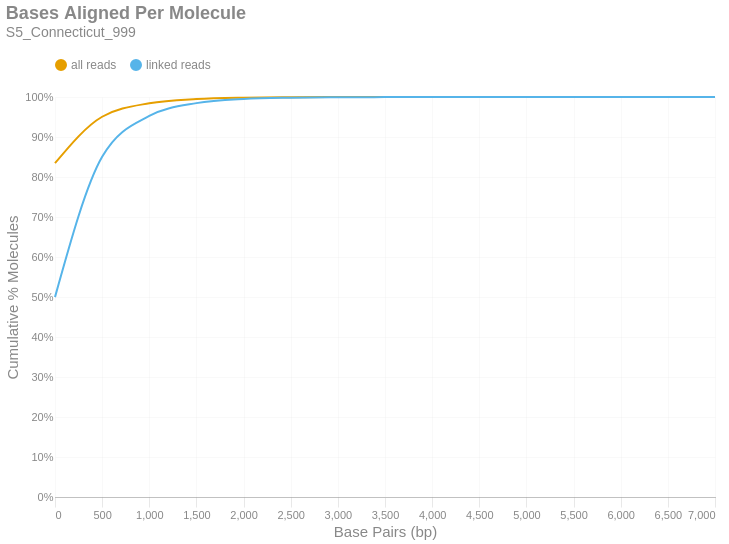

Write notebook code for a chart like this one.
### Markdown cell above
### Bases Aligned Per Molecule
This is a cumulative frequency distribution showing the number of base pairs aligned per unique molecule. These data are shown in 500 bp bins. There are two distributions: one with `all reads` (yellow) and another with only `linked reads` (blue). The percent of molecules in the `linked reads` distribution is relative to the total number of linked molecules.

### Code cell
if SKIPLR:
    print_html(f"Skipped")
else:
    binned_df = consolidated_hist(valids['aligned_bp'], mask, 500, True)
    with SafeRender(binned_df):
        (
            density_plot(binned_df, 'Bases Aligned Per Molecule', samplename, 'basesper')
            .encode(
                x=alt.X('bin:Q', title="Base Pairs (bp)").axis(tickMinStep=500).scale(padding=0),
                y=alt.Y('value:Q', title='Cumulative % Molecules')
                    .axis(format='%')
                    .scale(domain = [0,1])
                    .stack(False),
                color=alt.Color("key:N").scale(domain = ["all reads", "linked reads"]),
                tooltip = [
                    alt.Tooltip("key:N", title = "Data Type"),
                    alt.Tooltip("range_label:N", title="Bases Aligned Per Molecule"),
                    alt.Tooltip("value:Q", format = ".2%", title="% Molecules (Cum.)")
                ]
            )
        ).display()

### Figure 1 — Vega-Lite specification as saved in the notebook (floating-point values rounded to 4 significant figures)
{"width": "container", "height": 400, "config": {"title": {"anchor": "start", "dy": -15, "fontSize": 18, "color": "#888888", "subtitleColor": "#888888", "subtitleFontSize": 14}, "arc": {"fill": "#0072B2"}, "axis": {"domainColor": "#888888", "domainWidth": 0.5, "gridWidth": 0.2, "grid": false, "titleFontWeight": 400, "titleFontSize": 15, "labelFontSize": 11, "labelColor": "#888888", "tickColor": "#888888", "tickWidth": 0.2, "titleColor": "#888888"}, "axisBand": {"grid": false}, "axisX": {"grid": true, "tickSize": 10, "domainCap": "round"}, "axisY": {"domain": false, "grid": true, "tickSize": 0, "domainCap": "round"}, "background": "transparent", "header": {"labelFontSize": 15, "labelColor": "#888888", "titleFontSize": 15, "titleFontWeight": 600, "titleColor": "#888888"}, "legend": {"labelFont": "sans-serif", "labelFontSize": 12, "labelColor": "#888888", "symbolSize": 100, "symbolType": "circle", "titleFontSize": 12, "titlePadding": 10, "titleColor": "#888888", "title": null, "orient": "top"}, "range": {"category": ["#E69F00", "#56B4E9", "#009E73", "#F0E442", "#0072B2", "#D55E00", "#CC79A7", "#000000"], "diverging": ["#cfe8f3", "#a2d4ec", "#73bfe2", "#46abdb", "#1696d2", "#12719e"]}, "area": {"fill": "#0072B2", "fillOpacity": 0.7, "line": true, "strokeOpacity": 0.7}, "line": {"color": "#0072B2", "stroke": "#0072B2", "strokeWidth": 2}, "trail": {"color": "#0072B2", "stroke": "#0072B2", "strokeWidth": 0, "size": 1}, "point": {"filled": true, "fillOpacity": 1.0, "size": 95}, "text": {"color": "#888888", "fontSize": 11, "align": "right", "fontWeight": 400, "size": 11}, "bar": {"fill": "#0072B2", "stroke": null}, "view": {"stroke": null, "continuousWidth": 660, "continuousHeight": 400}}, "data": {"name": "data-a239ffb9efc311f1197fd10303714a90"}, "mark": {"type": "line", "interpolate": "monotone", "point": {"opacity": 0, "size": 275}}, "encoding": {"color": {"field": "key", "scale": {"domain": ["all reads", "linked reads"]}, "type": "nominal"}, "tooltip": [{"field": "key", "title": "Data Type", "type": "nominal"}, {"field": "range_label", "title": "Bases Aligned Per Molecule", "type": "nominal"}, {"field": "value", "format": ".2%", "title": "% Molecules (Cum.)", "type": "quantitative"}], "x": {"axis": {"tickMinStep": 500}, "field": "bin", "scale": {"padding": 0}, "title": "Base Pairs (bp)", "type": "quantitative"}, "y": {"axis": {"format": "%"}, "field": "value", "scale": {"domain": [0, 1]}, "stack": false, "title": "Cumulative % Molecules", "type": "quantitative"}}, "params": [{"name": "param_c36ac31b6afebe62", "select": {"type": "point", "fields": ["key"]}, "bind": "legend"}], "title": {"text": "Bases Aligned Per Molecule", "subtitle": "S5_Connecticut_999"}, "transform": [{"fold": ["all reads (cumsum)", "linked reads (cumsum)"]}, {"calculate": "replace(datum.key, ' (cumsum)', '')", "as": "key"}, {"filter": {"param": "param_c36ac31b6afebe62"}}], "usermeta": {"embedOptions": {"downloadFileName": "S5_Connecticut_999.basesper"}}, "$schema": "https://vega.github.io/schema/vega-lite/v6.1.0.json", "datasets": {"data-a239ffb9efc311f1197fd10303714a90": [{"bin": "0.0", "interval": "0.0-500.0", "all reads": 0.8344, "linked reads": 0.4997, "all reads (cumsum)": 0.8344, "linked reads (cumsum)": 0.4997, "range_label": "0-499"}, {"bin": "500.0", "interval": "500.0-1000.0", "all reads": 0.1162, "linked reads": 0.3507, "all reads (cumsum)": 0.9506, "linked reads (cumsum)": 0.8504, "range_label": "500-999"}, {"bin": "1000.0", "interval": "1000.0-1500.0", "all reads": 0.03371, "linked reads": 0.1021, "all reads (cumsum)": 0.9843, "linked reads (cumsum)": 0.9525, "range_label": "1000-1499"}, {"bin": "1500.0", "interval": "1500.0-2000.0", "all reads": 0.01061, "linked reads": 0.03215, "all reads (cumsum)": 0.9949, "linked reads (cumsum)": 0.9847, "range_label": "1500-1999"}, {"bin": "2000.0", "interval": "2000.0-2500.0", "all reads": 0.003422, "linked reads": 0.01037, "all reads (cumsum)": 0.9984, "linked reads (cumsum)": 0.995, "range_label": "2000-2499"}, {"bin": "2500.0", "interval": "2500.0-3000.0", "all reads": 0.001042, "linked reads": 0.003156, "all reads (cumsum)": 0.9994, "linked reads (cumsum)": 0.9982, "range_label": "2500-2999"}, {"bin": "3000.0", "interval": "3000.0-3500.0", "all reads": 0.0003704, "linked reads": 0.001122, "all reads (cumsum)": 0.9998, "linked reads (cumsum)": 0.9993, "range_label": "3000-3499"}, {"bin": "3500.0", "interval": "3500.0-4000.0", "all reads": 0.0001352, "linked reads": 0.0004096, "all reads (cumsum)": 0.9999, "linked reads (cumsum)": 0.9997, "range_label": "3500-3999"}, {"bin": "4000.0", "interval": "4000.0-4500.0", "all reads": 5.567e-05, "linked reads": 0.0001687, "all reads (cumsum)": 1.0, "linked reads (cumsum)": 0.9999, "range_label": "4000-4499"}, {"bin": "4500.0", "interval": "4500.0-5000.0", "all reads": 1.91e-05, "linked reads": 5.787e-05, "all reads (cumsum)": 1.0, "linked reads (cumsum)": 1.0, "range_label": "4500-4999"}, {"bin": "5000.0", "interval": "5000.0-5500.0", "all reads": 8.489e-06, "linked reads": 2.572e-05, "all reads (cumsum)": 1.0, "linked reads (cumsum)": 1.0, "range_label": "5000-5499"}, {"bin": "5500.0", "interval": "5500.0-6000.0", "all reads": 2.612e-06, "linked reads": 7.914e-06, "all reads (cumsum)": 1.0, "linked reads (cumsum)": 1.0, "range_label": "5500-5999"}, {"bin": "6000.0", "interval": "6000.0-6500.0", "all reads": 1.959e-06, "linked reads": 5.936e-06, "all reads (cumsum)": 1.0, "linked reads (cumsum)": 1.0, "range_label": "6000-6499"}, {"bin": "6500.0", "interval": "6500.0-7000.0", "all reads": 8.163e-07, "linked reads": 2.473e-06, "all reads (cumsum)": 1.0, "linked reads (cumsum)": 1.0, "range_label": "6500-6999"}, {"bin": "7000.0", "interval": "7000.0-7500.0", "all reads": 6.53e-07, "linked reads": 1.979e-06, "all reads (cumsum)": 1.0, "linked reads (cumsum)": 1.0, "range_label": "7000-7499"}]}}
